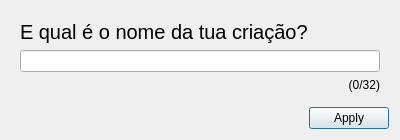
<?xml version="1.0" encoding="UTF-8"?>
<ui version="4.0">
 <class>NameDialog</class>
 <widget class="QDialog" name="NameDialog">
  <property name="geometry">
   <rect>
    <x>0</x>
    <y>0</y>
    <width>400</width>
    <height>129</height>
   </rect>
  </property>
  <property name="windowTitle">
   <string>Precisamos de um Nome!</string>
  </property>
  <layout class="QGridLayout" name="gridLayout">
   <item row="0" column="0">
    <widget class="QStackedWidget" name="stackedWidget">
     <property name="currentIndex">
      <number>0</number>
     </property>
     <widget class="QWidget" name="page">
      <layout class="QVBoxLayout" name="verticalLayout_2">
       <item>
        <widget class="QLabel" name="lblInsertName">
         <property name="font">
          <font>
           <pointsize>15</pointsize>
          </font>
         </property>
         <property name="text">
          <string>E qual é o nome da tua criação?</string>
         </property>
        </widget>
       </item>
       <item>
        <widget class="QLineEdit" name="lineEdit">
         <property name="maxLength">
          <number>32</number>
         </property>
        </widget>
       </item>
       <item>
        <widget class="QLabel" name="lblTxtLimit">
         <property name="text">
          <string>(0/32)</string>
         </property>
         <property name="alignment">
          <set>Qt::AlignmentFlag::AlignRight|Qt::AlignmentFlag::AlignTrailing|Qt::AlignmentFlag::AlignVCenter</set>
         </property>
        </widget>
       </item>
      </layout>
     </widget>
     <widget class="QWidget" name="page_2"/>
    </widget>
   </item>
   <item row="1" column="0">
    <widget class="QDialogButtonBox" name="buttonBox">
     <property name="orientation">
      <enum>Qt::Orientation::Horizontal</enum>
     </property>
     <property name="standardButtons">
      <set>QDialogButtonBox::StandardButton::Apply</set>
     </property>
     <property name="centerButtons">
      <bool>false</bool>
     </property>
    </widget>
   </item>
  </layout>
 </widget>
 <resources/>
 <connections>
  <connection>
   <sender>buttonBox</sender>
   <signal>accepted()</signal>
   <receiver>NameDialog</receiver>
   <slot>accept()</slot>
   <hints>
    <hint type="sourcelabel">
     <x>248</x>
     <y>254</y>
    </hint>
    <hint type="destinationlabel">
     <x>157</x>
     <y>274</y>
    </hint>
   </hints>
  </connection>
  <connection>
   <sender>buttonBox</sender>
   <signal>rejected()</signal>
   <receiver>NameDialog</receiver>
   <slot>reject()</slot>
   <hints>
    <hint type="sourcelabel">
     <x>316</x>
     <y>260</y>
    </hint>
    <hint type="destinationlabel">
     <x>286</x>
     <y>274</y>
    </hint>
   </hints>
  </connection>
 </connections>
</ui>
